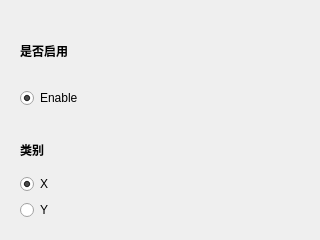
<?xml version="1.0" encoding="UTF-8"?>
<ui version="4.0">
 <class>MirrorComponentWidget</class>
 <widget class="QWidget" name="MirrorComponentWidget">
  <property name="geometry">
   <rect>
    <x>0</x>
    <y>0</y>
    <width>320</width>
    <height>240</height>
   </rect>
  </property>
  <property name="windowTitle">
   <string>Form</string>
  </property>
  <layout class="QVBoxLayout" name="verticalLayout_3">
   <item>
    <widget class="QWidget" name="widget" native="true">
     <layout class="QVBoxLayout" name="verticalLayout">
      <item>
       <widget class="QLabel" name="label">
        <property name="font">
         <font>
          <bold>true</bold>
         </font>
        </property>
        <property name="text">
         <string>是否启用</string>
        </property>
       </widget>
      </item>
      <item>
       <widget class="QRadioButton" name="enable">
        <property name="text">
         <string>Enable</string>
        </property>
        <property name="checked">
         <bool>true</bool>
        </property>
       </widget>
      </item>
     </layout>
    </widget>
   </item>
   <item>
    <widget class="QWidget" name="widget_2" native="true">
     <layout class="QVBoxLayout" name="verticalLayout_2">
      <item>
       <widget class="QLabel" name="label_2">
        <property name="font">
         <font>
          <bold>true</bold>
         </font>
        </property>
        <property name="text">
         <string>类别</string>
        </property>
       </widget>
      </item>
      <item>
       <widget class="QRadioButton" name="x">
        <property name="text">
         <string>X</string>
        </property>
        <property name="checked">
         <bool>true</bool>
        </property>
        <property name="autoExclusive">
         <bool>false</bool>
        </property>
       </widget>
      </item>
      <item>
       <widget class="QRadioButton" name="y">
        <property name="text">
         <string>Y</string>
        </property>
        <property name="autoExclusive">
         <bool>false</bool>
        </property>
       </widget>
      </item>
     </layout>
    </widget>
   </item>
  </layout>
 </widget>
 <resources/>
 <connections/>
</ui>
